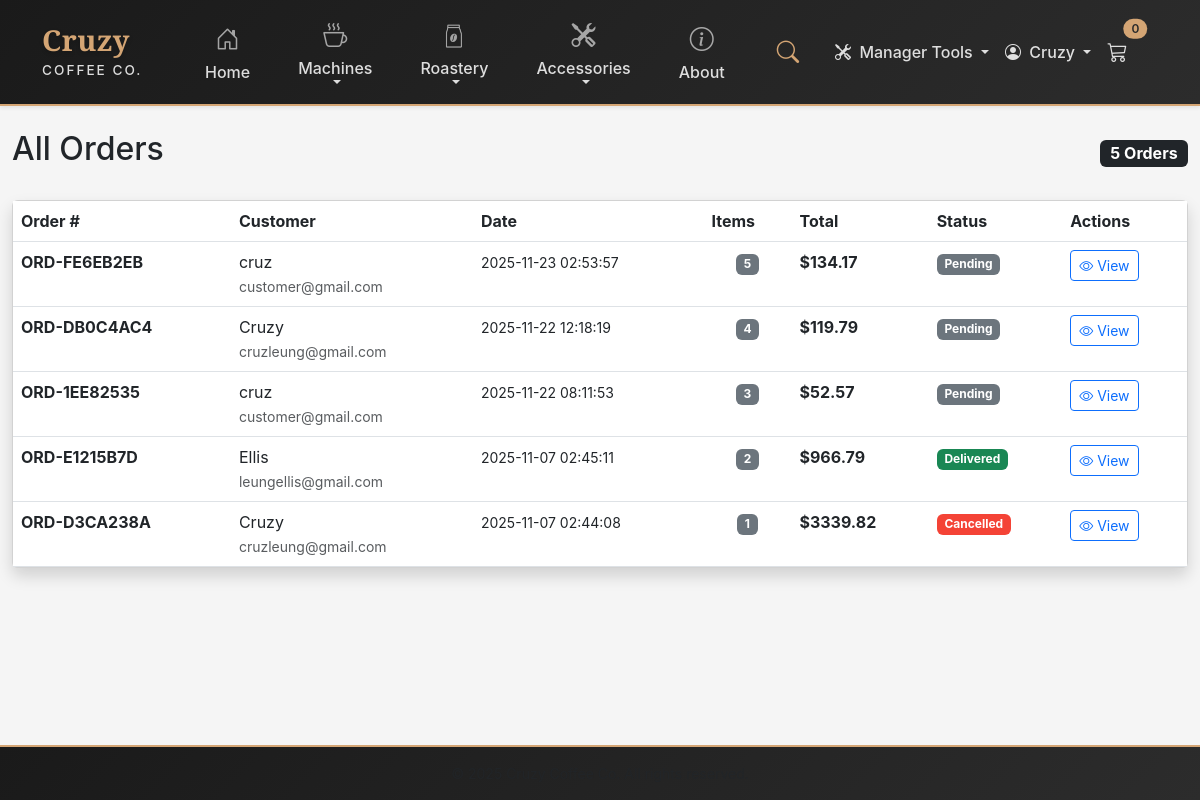
/admin/orders (signed in), run on the app's committed database.
### tables this page shows
CREATE TABLE orders_new (
                id INTEGER PRIMARY KEY AUTOINCREMENT,
                order_number TEXT UNIQUE NOT NULL,
                user_id INTEGER,
                customer_name TEXT NOT NULL,
                customer_email TEXT NOT NULL,
                customer_phone TEXT,
                shipping_address TEXT NOT NULL,
                shipping_city TEXT NOT NULL,
                shipping_state TEXT NOT NULL,
                shipping_zip TEXT NOT NULL,
                payment_method TEXT NOT NULL,
                subtotal REAL NOT NULL,
                tax REAL NOT NULL,
                shipping_cost REAL NOT NULL,
                total REAL NOT NULL,
                status TEXT DEFAULT 'pending',
                created_at TIMESTAMP DEFAULT CURRENT_TIMESTAMP,
                updated_at TIMESTAMP DEFAULT CURRENT_TIMESTAMP,
                FOREIGN KEY (user_id) REFERENCES customers(id)
            );

### app.py (the view)
@app.route("/admin/orders")
@admin_required
def admin_orders():
    conn = get_db_connection()
    orders = conn.execute('''
        SELECT * FROM orders_new
        ORDER BY created_at DESC
    ''').fetchall()
    conn.close()
    return render_template('admin_orders.html',
                         orders=orders,
                         year=datetime.now().year)

### app.py (called while the page is built)
def get_db_connection():
    conn = sqlite3.connect('store.db')
    conn.row_factory = sqlite3.Row
    return conn

def get_user_role():
    return session.get('user_role', 'customer')

def admin_required(f):
    @wraps(f)
    def decorated_function(*args, **kwargs):
        if 'user_id' not in session:
            flash('Please log in to access this page.', 'warning')
            return redirect(url_for('login', next=request.url))
        role = get_user_role()
        if role not in ['admin', 'manager']:
            flash('Access denied. Admin privileges required.', 'danger')
            abort(403)
        return f(*args, **kwargs)
    return decorated_function

### templates/admin_orders.html (shortened to what this page needs)
{% extends "base.html" %}
{% block content %}
<div class="container-fluid py-4">
    <div class="d-flex justify-content-between align-items-center mb-4">
        <h2>All Orders</h2>
        <span class="badge bg-dark" style="font-size: 1rem;">{{ orders|length }} Orders</span>
    </div>
    {% if orders %}
    <div class="card shadow">
        <div class="card-body p-0">
            <div class="table-responsive">
                <table class="table table-hover mb-0">
                    <thead class="bg-dark text-white">
                        <tr>
                            <th>Order #</th>
                            <th>Customer</th>
                            <th>Date</th>
                            <th>Items</th>
                            <th>Total</th>
                            <th>Status</th>
                            <th>Actions</th>
                        </tr>
                    </thead>
                    <tbody>
                        {% for order in orders %}
                        <tr>
                            <td><strong>{{ order.order_number }}</strong></td>
                            <td>
                                {{ order.customer_name }}<br>
                                <small class="text-muted">{{ order.customer_email }}</small>
                            </td>
                            <td><small>{{ order.created_at }}</small></td>
                            <td class="text-center">
                                <span class="badge bg-secondary">{{ order.id }}</span>
                            </td>
                            <td><strong>${{ '%.2f'|format(order.total) }}</strong></td>
                            <td>
                                <span class="badge
                                    {% if order.status == 'delivered' %}bg-success
                                    {% elif order.status == 'shipped' %}bg-info
                                    {% elif order.status == 'processing' %}bg-warning text-dark
                                    {% elif order.status == 'cancelled' %}bg-danger
                                    {% else %}bg-secondary{% endif %}">
                                    {{ order.status|capitalize }}
                                </span>
                            </td>
                            <td>
                                <a href="{{ url_for('admin_order_detail', order_id=order.id) }}"
                                   class="btn btn-sm btn-outline-primary">
                                    <i class="bi bi-eye"></i> View
                                </a>
                            </td>
                        </tr>
                        {% endfor %}
                    </tbody>
                </table>
            </div>
        </div>
    </div>
    {% else %}
    <div class="text-center py-5">
        <i class="bi bi-inbox display-1 text-muted"></i>
        <p class="lead text-muted mt-3">No orders yet.</p>
    </div>
    {% endif %}
</div>
{% endblock %}

### data on the page
orders_new: order_number "ORD-FE6EB2EB", customer_name "cruz", customer_email "customer@gmail.com", created_at "2025-11-23 02:53:57", id "5", total "134.17", status "Pending"
orders_new: order_number "ORD-DB0C4AC4", customer_name "Cruzy", customer_email "cruzleung@gmail.com", created_at "2025-11-22 12:18:19", id "4", total "119.79", status "Pending"
orders_new: order_number "ORD-1EE82535", customer_name "cruz", customer_email "customer@gmail.com", created_at "2025-11-22 08:11:53", id "3", total "52.57", status "Pending"
orders_new: order_number "ORD-E1215B7D", customer_name "Ellis", customer_email "leungellis@gmail.com", created_at "2025-11-07 02:45:11", id "2", total "966.79", status "Delivered"
orders_new: order_number "ORD-D3CA238A", customer_name "Cruzy", customer_email "cruzleung@gmail.com", created_at "2025-11-07 02:44:08", id "1", total "3339.82", status "Cancelled"

### other printed values
{{ session.user_name }} "Cruzy"
{{ cart_count }} "0"
{{ orders|length }} "5"
